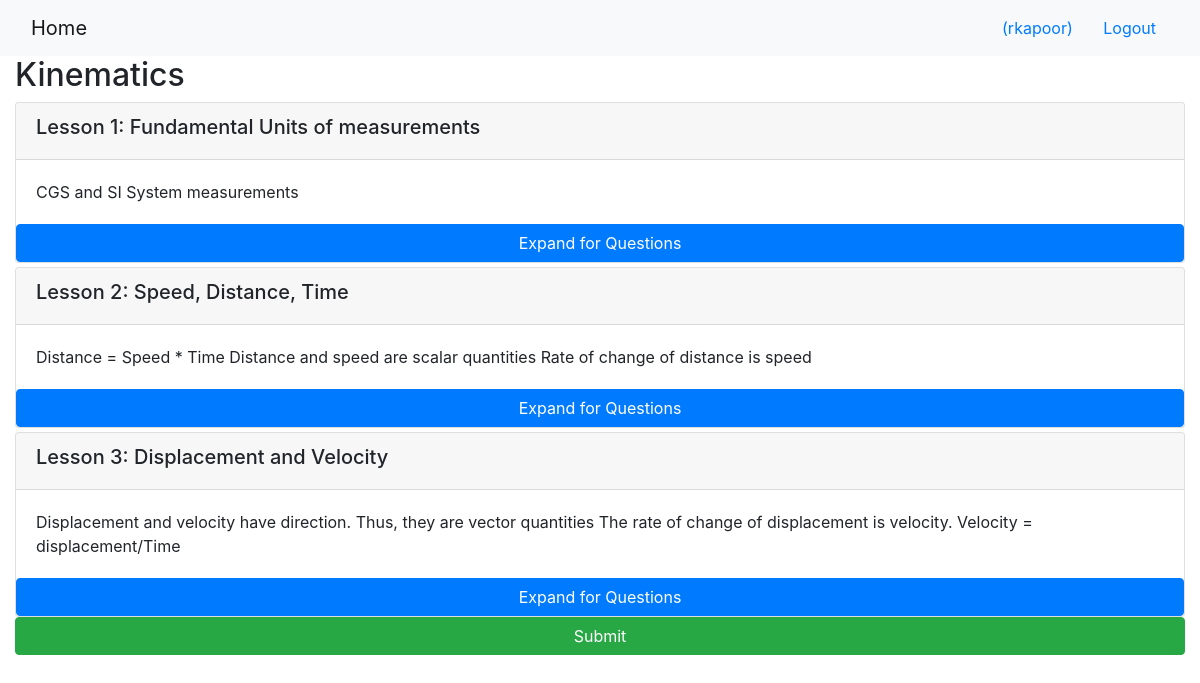
Screenshot of /onlinecourse/5/ (signed in) with the database file from the repository.
### onlinecourse/models.py (models this page shows, shortened)
class Course(models.Model):
    name = models.CharField(null=False, max_length=30, default='online course')
    image = models.ImageField(upload_to='course_images/')
    description = models.CharField(max_length=1000)
    pub_date = models.DateField(null=True)
    instructors = models.ManyToManyField(Instructor)
    users = models.ManyToManyField(settings.AUTH_USER_MODEL, through='Enrollment')
    total_enrollment = models.IntegerField(default = 0)
    is_enrolled = False

class Lesson(models.Model):
    title = models.CharField(max_length=200, default="title")
    order = models.IntegerField(default=0)
    course = models.ForeignKey(Course, on_delete=models.CASCADE)
    content = models.TextField()

### onlinecourse/views.py (the view)
# urls.py: path('<int:pk>/', views.CourseDetailView.as_view(), name='course_details'),
class CourseDetailView(generic.DetailView):
    model = Course
    template_name = 'onlinecourse/course_detail_bootstrap.html'

### onlinecourse/templates/onlinecourse/course_detail_bootstrap.html (shortened to what this page needs)
<!DOCTYPE html>
<html lang="en">
<head>
    {% load static %}
    <link rel="stylesheet" href="https://maxcdn.bootstrapcdn.com/bootstrap/4.5.2/css/bootstrap.min.css">
</head>
<body>
    <nav class="navbar navbar-light bg-light">
        <div class="container-fluid">
            <div class="navbar-header">
                <a class="navbar-brand" href="{% url 'onlinecourse:index' %}">Home</a>
            </div>
            <ul class="nav navbar-nav navbar-right">
                {% if user.is_authenticated %}
                <li>
                    <a class="btn btn-link" href="#">{{ user.first_name }}({{ user.username }})</a>
                    <a class="btn btn-link" href="{% url 'onlinecourse:logout' %}">Logout</a>
                </li>
                {% endif %}
            </ul>
        </div>
    </nav>
    <div class="container-fluid">
        <h2>{{ course.name }}</h2>
        <form id="questionform" method="post" action="submit">
        <div class="card-columns-vertical">
                {% for lesson in course.lesson_set.all %}
                <div class="card mt-1">
                    <div class="card-header">
                        <h5>Lesson {{lesson.id}}: {{lesson.title}}</h5>
                    </div>
                    <div class="card-body">{{lesson.content}}</div>
                    <button type="button" class="btn btn-primary" data-toggle="collapse" data-target="#exam">Expand for
                        Questions</button>
                </div>
                {% endfor %}
                <input type="submit" class="btn btn-success btn-block" value="Submit">
        </div>
    </form>
    </div>
</body>
</html>

### rows the page displays
Course: name "Kinematics"
Lesson: id "1", title "Fundamental Units of measurements", content "CGS and SI System measurements"
Lesson: id "2", title "Speed, Distance, Time", content "Distance = Speed * Time Distance and speed are scalar quantities Rate of change of distance is speed"
Lesson: id "3", title "Displacement and Velocity", content "Displacement and velocity have direction. Thus, they are vector quantities The rate of change of displacement is velocity. Velocity = displacement/Time"

### other values shown
{{ user.username }} "rkapoor"
